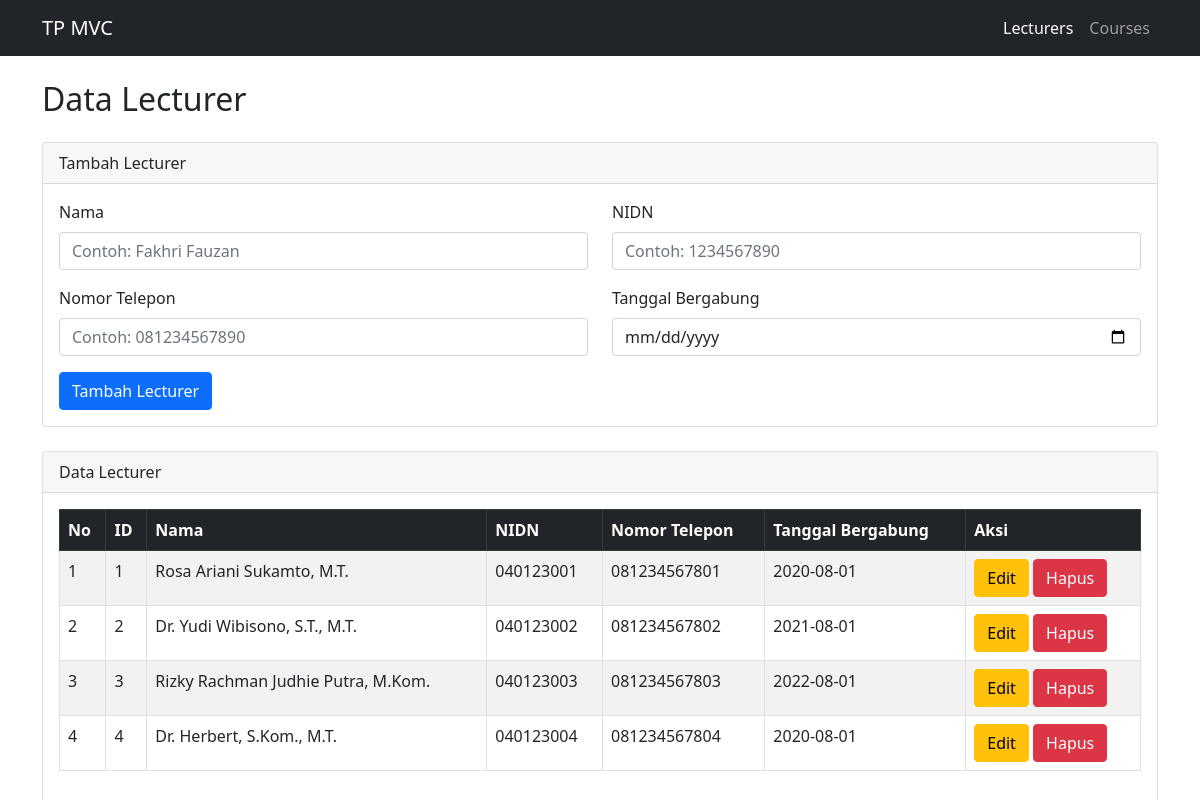
The page / on the database its author committed.
### tables this page shows
CREATE TABLE `lecturers` (
  `id` int(11) NOT NULL,
  `name` varchar(100) NOT NULL,
  `nidn` varchar(20) NOT NULL,
  `phone` varchar(20) NOT NULL,
  `join_date` date NOT NULL
);

### controllers/LecturerController.php (called while the page is built, shortened)
<?php
require_once __DIR__ . '/../models/Lecturer.php';
require_once __DIR__ . '/../views/LecturerView.php';
class LecturerController
{
    private $lecturer;
    public function __construct()
    {
        $this->lecturer = new Lecturer();
    }
    function index($editData = null, $message = null, $formData = [])
    {
        $data = $this->lecturer->getAll();
        $data = $data->fetchAll(PDO::FETCH_ASSOC);
        $view = new LecturerView();
        $view->render($data, $editData, $message, $formData);
    }
}

### index.php (called while the page is built, shortened)
<?php
require_once __DIR__ . '/controllers/LecturerController.php';
$lecturer = new LecturerController();
$message = null;
$editData = null;
$formData = [];
$lecturer->index($editData, $message, $formData);

### models/DB.php (called while the page is built, shortened)
<?php
class DB
{
    private $conn;
    public function __construct()
    {
        try {
            $this->conn = new PDO(
                "mysql:host=" . Config::$db_host . ";dbname=" . Config::$db_name . ";charset=utf8mb4",
                Config::$db_user,
                Config::$db_pass
            );
            $this->conn->setAttribute(PDO::ATTR_ERRMODE, PDO::ERRMODE_EXCEPTION);
        } catch (PDOException $e) {
            die("Koneksi database gagal.");
        }
    }
    public function execute($query, $params = [])
    {
        $this->result = $this->conn->prepare($query);
        $this->result->execute($params);
        return $this->result;
    }
}

### models/Lecturer.php (called while the page is built, shortened)
<?php
require_once __DIR__ . '/DB.php';
class Lecturer extends DB
{
    function getAll()
    {
        $query = "SELECT * FROM lecturers ORDER BY id ASC";
        return $this->execute($query);
    }
}

### views/LecturerView.php (the view, shortened to what this page needs)
<?php
class LecturerView
{
    function render($data, $editData = null, $message = null, $formData = [])
    {
        $no = 1;
        $dataLecturer = "";
        foreach ($data as $val) {
            $id = (int) $val['id'];
            $name = htmlspecialchars($val['name'], ENT_QUOTES, 'UTF-8');
            $nidn = htmlspecialchars($val['nidn'], ENT_QUOTES, 'UTF-8');
            $phone = htmlspecialchars($val['phone'], ENT_QUOTES, 'UTF-8');
            $joinDate = htmlspecialchars($val['join_date'], ENT_QUOTES, 'UTF-8');
            $dataLecturer .= "
                <tr>
                    <td>" . $no++ . "</td>
                    <td>" . $id . "</td>
                    <td>" . $name . "</td>
                    <td>" . $nidn . "</td>
                    <td>" . $phone . "</td>
                    <td>" . $joinDate . "</td>
                    <td>
                        <a href='index.php?edit=" . $id . "' class='btn btn-warning'>Edit</a>
                        <a href='index.php?delete=" . $id . "' class='btn btn-danger' onclick=\"return confirm('Apakah Anda yakin ingin menghapus Lecturer ini?');\">Hapus</a>
                    </td>
                </tr>";
        }
    }
}

### rows shown on the page
lecturers: id "1", name "Rosa Ariani Sukamto, M.T.", nidn "040123001", phone "081234567801", join_date "2020-08-01"
lecturers: id "2", name "Dr. Yudi Wibisono, S.T., M.T.", nidn "040123002", phone "081234567802", join_date "2021-08-01"
lecturers: id "3", name "Rizky Rachman Judhie Putra, M.Kom.", nidn "040123003", phone "081234567803", join_date "2022-08-01"
lecturers: id "4", name "Dr. Herbert, S.Kom., M.T.", nidn "040123004", phone "081234567804", join_date "2020-08-01"
